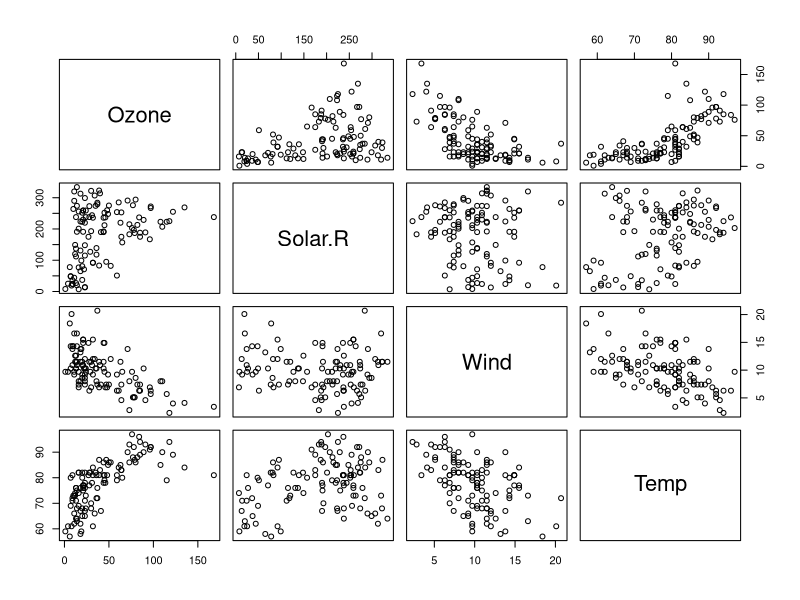
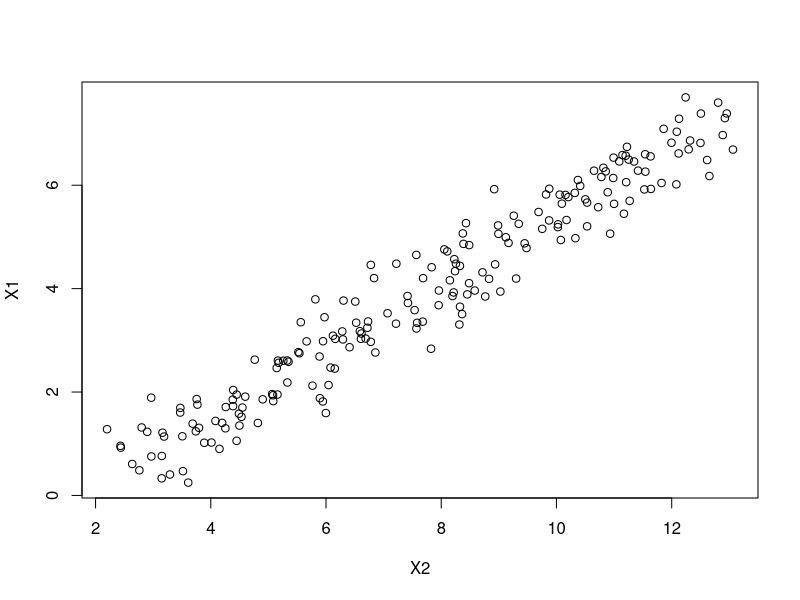
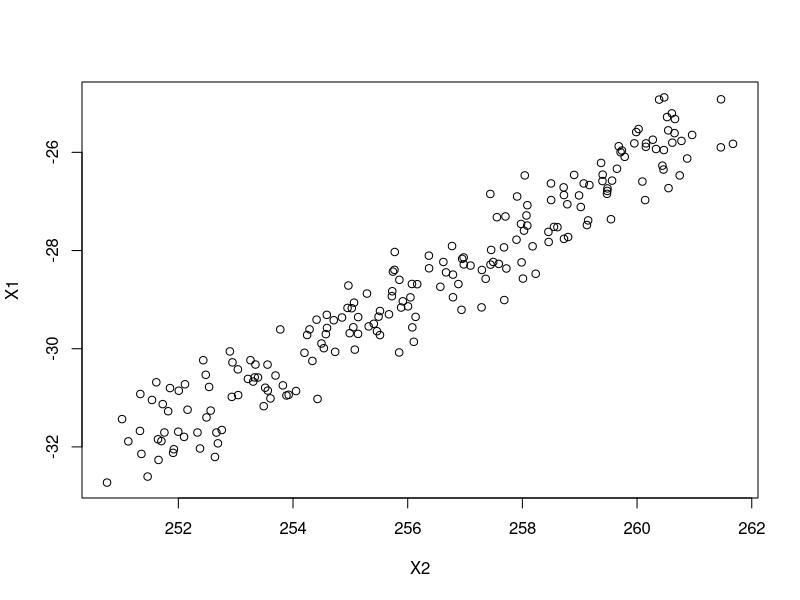

These figures' R source, in order: (Note: this script raises an error after producing the figures.)
data("airquality")
head(airquality, 15)
library(dplyr)
airquality = airquality %>%
  subset(is.na(Solar.R)==FALSE & is.na(Ozone)==FALSE)

pairs(airquality[,c(1:4)])
abline
cor(airquality[,c(1:4)], use = "na.or.complete")


Y = seq(from=0, to=20, by=0.1)
X1 = (Y-2)/3 + runif(length(Y), min=0.5, max=2)
X2 = (Y+3)/2 + runif(length(Y), min=0.5, max=2)
df = as.data.frame(cbind(Y, X1, X2))
summary(lm(Y~X1, data=df))
summary(lm(Y~X2, data=df))
plot(X1~X2)

cor(X1, X2)
#0.9641

#Exercise 1
Y = seq(from=0, to=20, by=0.1)
X1 = (Y-100)/3 + runif(length(Y), min=0.5, max=2)
X2 = (Y+500)/2 + runif(length(Y), min=0.5, max=2)
df = as.data.frame(cbind(Y, X1, X2))
summary(lm(Y~X1, data=df))
summary(lm(Y~X2, data=df))
plot(X1~X2)
cor(X1, X2)
#correlation coefficient between X1 and X2 is 0.1385

mod1 = lm(Temp~Wind, data=airquality)
summary(mod1)
mod2 = lm(Temp~Wind+Solar.R, data=airquality)
summary(mod2)

#Exercise 2
mod3 = lm(Temp~Wind+Solar.R+Ozone, data=airquality)
summary(mod3)

#Calculating RSS and F statistics of mod1 and mod2
data("airquality")
head(airquality, 15)
library(dplyr)
airquality = airquality %>%
  subset(is.na(Solar.R)==FALSE & is.na(Ozone)==FALSE)
res1=residuals(mod1)
head(res1)
RSS1=sum(res1^2)
RSS1
P1=2
n1=111
n1-p1=111-2=109
res2=residuals(mod2)
head(res2)
RSS2=sum(res2^2)
RSS2
P2=3
P2
n2=111
n2-P2=111-3=108
FF=RSS1-RSS2
FF
PP=RSS2/(108)
PP
F=FF/PP
F
#F statisics is 8.3739. 

#Calculating F statistic for mod3
airquality = airquality %>%
  subset(is.na(Solar.R)==FALSE & is.na(Ozone)==FALSE & is.na(Wind)==FALSE)
res3=residuals(mod3)
head(res3)
RSS3=sum(res3^2)
RSS3
P3=4
n3=111
FF=RSS3-RSS2
FF
PP=RSS3/(111-4)
PP
F=FF/PP
F
#F statistics is 35.65. It explains more variance becuase the F value is bigger. It gives me resonable estimate of regressional coefficients.

#Exercise 3
AIC(mod1)
AIC(mod2)
AIC(mod3)
#Given the AIC of mod3 is the smallest, mod3 is a better performed model. 
